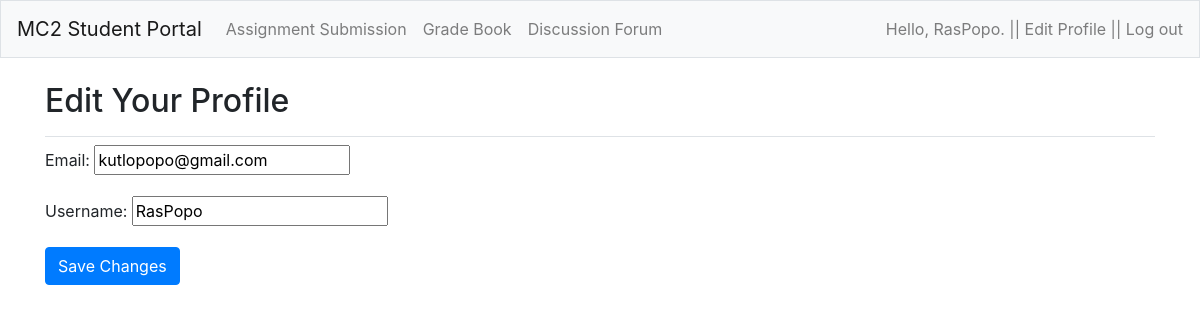
Screenshot of /account/edit_profile/ (signed in) with the database file from the repository.
### account/models.py (models this page shows, shortened)
class Account(AbstractBaseUser):
	email 					= models.EmailField(verbose_name="email", max_length=60, unique=True)
	username				= models.CharField(max_length=30, unique=True)
	date_joined				= models.DateTimeField(verbose_name='date joined', auto_now_add=True)
	last_login				= models.DateTimeField(verbose_name='last login', auto_now=True)
	is_admin				= models.BooleanField(default=False)
	is_active				= models.BooleanField(default=True)
	is_staff				= models.BooleanField(default=False)
	is_superuser			= models.BooleanField(default=False)
	USERNAME_FIELD = 'email'
	REQUIRED_FIELDS = ['username', ]
	objects = MyAccountManager()

### account/views.py (the view)
# urls.py: path('edit_profile/', views.edit_profile, name='edit_profile')
def edit_profile(request):
	if not request.user.is_authenticated:
		return redirect("account:login")
	context = {}
	if request.method =='POST':
		form = EditProfileForm(data=request.POST, instance=request.user)
		if form.is_valid():
			form.save()
			return redirect('student_portals:index')
	else:
		form = EditProfileForm(
				initial = {
					"email": request.user.email,
					"username": request.user.username,
				}
			)
	context = {'form': form}
	return render(request, 'account/edit_profile.html', context)

### account/forms.py (shortened to what this page needs)
class EditProfileForm(forms.ModelForm):
	class Meta:
		model = Account
		fields = ('email', 'username')

### account/templates/account/edit_profile.html (shortened to what this page needs)
{% extends "student_portals/base.html" %}
{% load bootstrap4 %}
{% block page_header %}
  <h2>Edit Your Profile</h2>
{% endblock page_header %}
{% block content %}
  <form method="post" action="{% url 'account:edit_profile' %}">
    {% for field in form %}
      <p>
        {{field.label_tag}}
        {{field}}
      </p>
    {% endfor%}
    {% buttons %}
      <button type="submit" name="submit" class="btn btn-primary">Save Changes</button>
    {% endbuttons %}
  </form>
{% endblock content %}

### student_portals/templates/student_portals/base.html (shortened to what this page needs)
{% load bootstrap4 %}
<!DOCTYPE html>
<html lang="en">
<head>
  {% bootstrap_css %}
</head>
<body>
  <nav class="navbar navbar-expand-md navbar-light bg-light mb-4 border">
  	<a class="navbar-brand" href="{% url 'student_portals:index' %}">
  		MC2 Student Portal
  	</a>
  	<div class="collapse navbar-collapse" id="navbarCollapse">
  	  <ul class="navbar-nav mr-auto">
        {% if user.is_authenticated %}
          <li class="nav-item">
            <a class="nav-link" href="{% url 'student_portals:assignment_submission' %}">Assignment Submission</a>
          </li>
          <li class="nav-item">
            <a class="nav-link" href="{% url 'student_portals:grade_book' %}">Grade Book</a>
          </li>
    	  	<li class="nav-item">
    	  	  <a class="nav-link" href="{% url 'student_portals:topics' %}">Discussion Forum</a>
    	  	</li>
        {% else %}
          <li class="nav-item">
            <span class="navbar-text">Knowledge Is Power! </span>
          </li>
        {% endif %}
  	  </ul>
  	  <ul class="navbar-nav ml-auto">
  	  	{% if user.is_authenticated %}
  	  	  <li class="nav-item">
  	  	  	<span class="navbar-text">Hello, {{ user.username }}. | </span>
  	  	  </li>
          <li class="nav-item">
            <a class="navbar-text" href="{% url 'account:edit_profile' %}">| Edit Profile |</a>
          </li>
  	  	  <li class="nav-item">
  	  	  	<a class="navbar-text" href="{% url 'account:logout' %}"> | Log out</a>
  	  	  </li>
  	  	{% endif %}
  	  </ul>
  	</div>
  </nav>
  <main role="main" class="container">
    <div class="pb-2 mb-2 border-bottom">
  	  {% block page_header %}{% endblock page_header %}
  	</div>
  	<div>
  	  {% block content %}{% endblock content %}
  	</div>
  </main>
</body>
</html>

### rows the page displays
Account: username "RasPopo", form "kutlopopo@gmail.com" "RasPopo"

### other values shown
{{ field.label_tag }} "Email:" "Username:"
